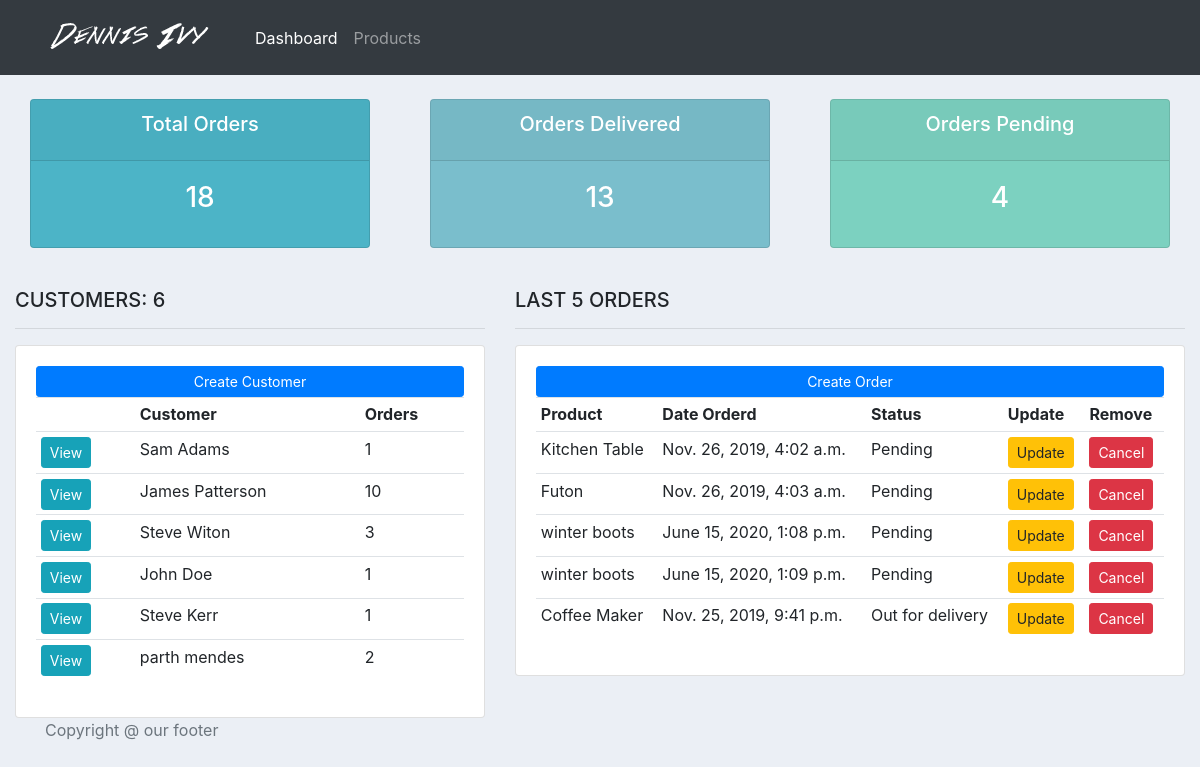
The page / on the database its author committed.
### accounts/models.py (models this page shows, shortened)
class Customer(models.Model):
	name = models.CharField(max_length=200, null=True)
	phone = models.CharField(max_length=200, null=True)
	email = models.CharField(max_length=200, null=True)
	date_created = models.DateTimeField(auto_now_add=True, null=True, blank=True)
	@property
	def orders(self):
		order_count = self.order_set.all().count()
		return str(order_count)

class Order(models.Model):
	STATUS = (
			('Pending', 'Pending'),
			('Out for delivery', 'Out for delivery'),
			('Delivered', 'Delivered'),
			)
	customer = models.ForeignKey(Customer, on_delete= models.SET_NULL, null=True)
	product = models.ForeignKey(Product, on_delete= models.SET_NULL, null=True)
	date_created = models.DateTimeField(auto_now_add=True, null=True, blank=True)
	status = models.CharField(max_length=200, null=True, choices=STATUS)

class Product(models.Model):
	CATEGORY = (
			('Indoor', 'Indoor'),
			('Out Door', 'Out Door'),
			)
	name = models.CharField(max_length=200, null=True)
	price = models.FloatField(null=True)
	category = models.CharField(max_length=200, null=True, choices=CATEGORY)
	description = models.TextField()
	date_created = models.DateTimeField(auto_now_add=True, null=True, blank=True)
	def __str__(self):
		return self.name

### accounts/views.py (the view)
# urls.py: path('', views.dashBoard, name="dashboard"),
def dashBoard(request):
	orders = Order.objects.all().order_by('-status')[0:5]
	customers = Customer.objects.all()
	total_customers = customers.count()
	total_orders = Order.objects.all().count()
	delivered = Order.objects.filter(status='Delivered').count()
	pending = Order.objects.filter(status='Pending').count()
	context = {'customers':customers, 'orders':orders,
	'total_customers':total_customers,'total_orders':total_orders,
	'delivered':delivered, 'pending':pending}
	return render(request, 'accounts/dashboard.html', context)

### templates/accounts/dashboard.html
{% extends 'accounts/main_template.html' %}
{% load static %}
{% block content %}
{% include 'accounts/status_row.html' %}
<br>
<div class="row">
	<div class="col-md-5">
		<h5>CUSTOMERS: {{total_customers}}</h5>
		<hr>
		<div class="card card-body">
			<a class="btn btn-primary  btn-sm btn-block" href="">Create Customer</a>
			<table class="table table-sm">
				<tr>
					<th></th>
					<th>Customer</th>
					<th>Orders</th>
				</tr>
				{% for customer in customers %}
					<tr>
						<td><a href="{% url 'customer' customer.id %}" class="btn btn-sm btn-info">View</a></td>
						<td>{{customer.name}}</td>
						<td>{{customer.orders}}</td>
					</tr>
				{% endfor %}
			</table>
		</div>
	</div>
	<div class="col-md-7">
		<h5>LAST 5 ORDERS</h5>
		<hr>
		<div class="card card-body">
			<a class="btn btn-primary  btn-sm btn-block" href="{% url 'create_order' %}">Create Order</a>
			<table class="table table-sm">
				<tr>
					<th>Product</th>
					<th>Date Orderd</th>
					<th>Status</th>
					<th>Update</th>
					<th>Remove</th>
				</tr>
				{% for order in orders %}
					<tr>
						<td>{{order.product}}</td>
						<td>{{order.date_created}}</td>
						<td>{{order.status}}</td>
						<td><a class="btn btn-sm btn-warning" href="{% url 'update_order' order.id %}">Update</a></td>
						<td><a class="btn btn-sm btn-danger" href="{% url 'delete_order' order.id %}">Cancel</a></td>
					</tr>
				{% endfor %}
			</table>
		</div>
	</div>
</div>
{% endblock content %}

### templates/accounts/main_template.html (shortened to what this page needs)
{% load static %}
<!DOCTYPE html>
<html>
<head>
	<link rel="stylesheet" href="https://stackpath.bootstrapcdn.com/bootstrap/4.3.1/css/bootstrap.min.css">
	<link href="{% static '/css/main.css'  %}" rel="stylesheet" type="text/css">
</head>
<body>
	{% include 'accounts/navbar.html' %}
	<div class="container-fluid">
	{% block content %}
	{% endblock content %}
	</div>
	{% include 'accounts/footer.html' %}
</body>
</html>

### templates/accounts/navbar.html (shortened to what this page needs)
{% load static %}
<nav class="navbar navbar-expand-lg navbar-dark bg-dark">
  <a class="nav-link" href="{% url 'dashboard' %}">
    <img id="logo" src="{% static 'images/logo.png' %}">
  </a>
  <div class="collapse navbar-collapse" id="navbarSupportedContent">
    <ul class="navbar-nav mr-auto">
      <li class="nav-item active">
        <a class="nav-link" href="{% url 'dashboard' %}">Dashboard</a>
      </li>
      <a class="nav-link" href="{% url 'products' %}">Products</a>
    </ul>
  </div>
</nav>

### templates/accounts/status_row.html
<br>
<div class="row">
	<div class="col">
		<div class="col-md">
			<div class="card text-center text-white  mb-3" id="total-orders">
			  	<div class="card-header">
			  		<h5 class="card-title">Total Orders</h5>
			  	</div>
			  	<div class="card-body">
			    	<h3 class="card-title">{{total_orders}}</h3>
			  	</div>
			</div>
		</div>
	</div>
	<div class="col">
		<div class="col-md">
			<div class="card text-center text-white  mb-3" id="orders-delivered">
			  	<div class="card-header">
			  		<h5 class="card-title">Orders Delivered</h5>
			  	</div>
			  	<div class="card-body">
			    	<h3 class="card-title">{{delivered}}</h3>
			  	</div>
			</div>
		</div>
	</div>
	<div class="col">
		<div class="col-md">
			<div class="card text-center text-white  mb-3" id="orders-pending">
			  	<div class="card-header">
			  		<h5 class="card-title">Orders Pending</h5>
			  	</div>
			  	<div class="card-body">
			    	<h3 class="card-title">{{pending}}</h3>
			  	</div>
			</div>
		</div>
	</div>
</div>

### templates/accounts/footer.html
 <footer class="footer">
      <div class="container">
        <span class="text-muted">Copyright @ our footer</span>
      </div>
    </footer>

### static/css/main.css (style rules this page uses)
body { background-color: #ebeff5; }
#total-orders { background-color: #4cb4c7; }
#orders-delivered { background-color: #7abecc; }
#orders-pending { background-color: #7CD1C0; }

### rows shown on the page
Customer: name "Sam Adams", orders "1"
Customer: name "James Patterson", orders "10"
Customer: name "Steve Witon", orders "3"
Customer: name "John Doe", orders "1"
Customer: name "Steve Kerr", orders "1"
Customer: name "parth mendes", orders "2"
Order: product "Kitchen Table", date_created "Nov. 26, 2019, 4:02 a.m.", status "Pending"
Order: product "Futon", date_created "Nov. 26, 2019, 4:03 a.m.", status "Pending"
Order: product "winter boots", date_created "June 15, 2020, 1:08 p.m.", status "Pending"
Order: product "winter boots", date_created "June 15, 2020, 1:09 p.m.", status "Pending"
Order: product "Coffee Maker", date_created "Nov. 25, 2019, 9:41 p.m.", status "Out for delivery"

### other values the page prints
{{ total_orders }} "18"
{{ delivered }} "13"
{{ pending }} "4"
{{ total_customers }} "6"
